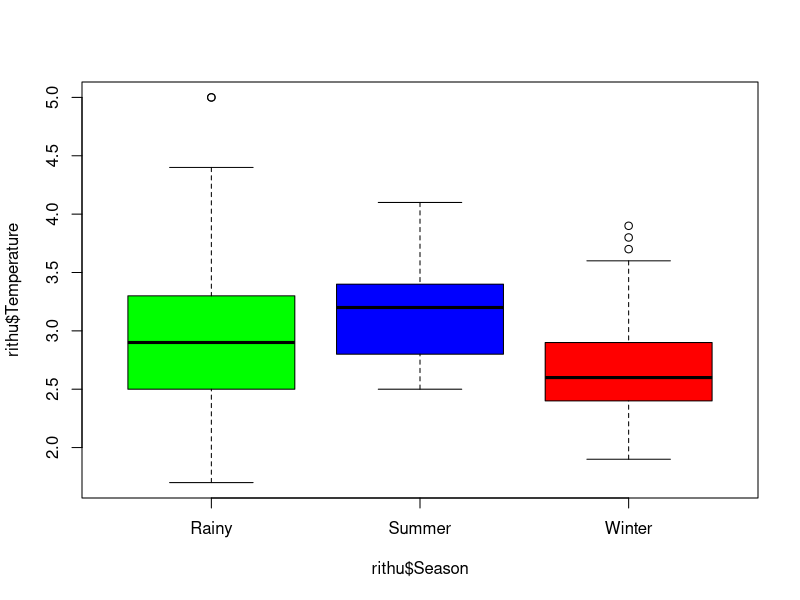
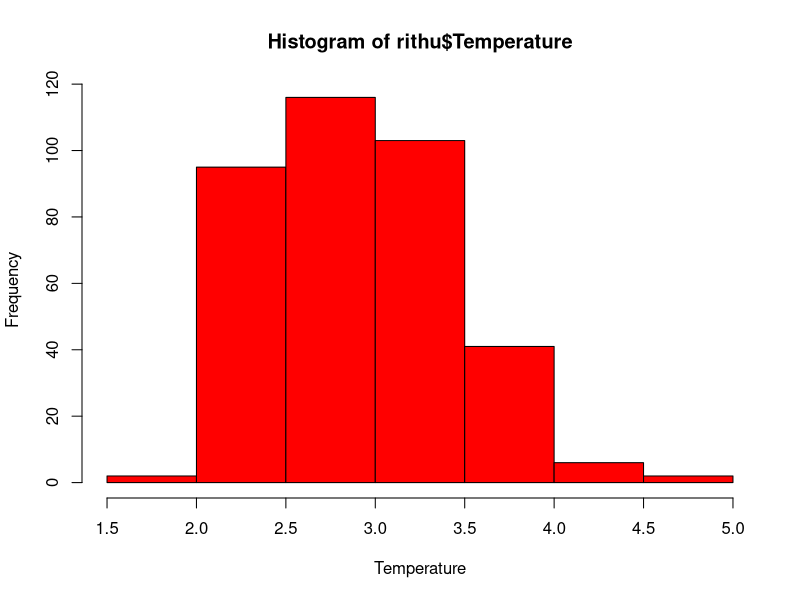

R code for these plots, in order:
###mean for all year - 2nd ques

setwd("F:/GREAT LEARNING/STATISTICAL METHODS FOR DECISION MAKING/Project -SMDM - Cold Storage/Project Cold Storage - GL Solution")
getwd()
rithu=read.csv("Cold_Storage_Temp_Data.csv")
attach(rithu)
rithu
summary(rithu)

###sd for full year - 3rd ques

sd(Temperature)

###mean for all season - 1st ques

by(rithu,INDICES = Season,FUN = summary)
###Below 2 degree c - 4th ques

p1= pnorm(2,mean = 2.963,sd=0.508589)
p1
###Above 4 degree c - 5th ques

p2=1-pnorm(4,mean = 2.963,sd=0.508589)
p2
pnorm(2,mean = 2.963,sd=0.508589,lower.tail = TRUE)

#### Question 6
q=p1
q
if(q>0.025 && q<=0.05){
  (penalty = '10%')
}else if    (q>0.05){
  (penalty = '25%')
} else  {
  penalty='0%'
}
print(penalty)

boxplot(rithu$Temperature~rithu$Season,col=c("green","blue","red"))
hist(rithu$Temperature,xlab = "Temperature",col="red")

